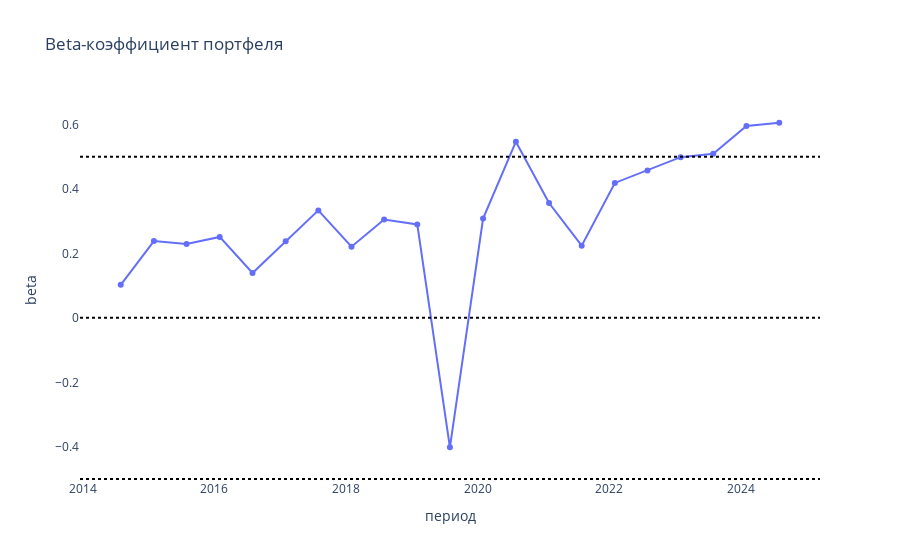

This figure's notebook cell:
### Code cell
fig = go.Figure()
fig.add_trace(go.Scatter(y=data_portfel["beta"], x=data_portfel["period"], mode="lines+markers", name="Разница прогнозов, %"))
fig.add_hline(y=0, line_color='black', line_width=2, line_dash='dot')
fig.add_hline(y=0.5, line_color='black', line_width=2, line_dash='dot')
fig.add_hline(y=-0.5, line_color='black', line_width=2, line_dash='dot')
fig.update_layout(
        title="Beta-коэффициент портфеля",
        xaxis_title="период",
        yaxis_title="beta",
        plot_bgcolor="white",
        xaxis=dict(showgrid=True),
        yaxis=dict(showgrid=True),
    )
fig.show()

### Figure 1 — Plotly figure (JSON) as saved in the notebook; plotly's stock layout.template omitted (floating-point values rounded to 4 significant figures)
{"data": [{"mode": "lines+markers", "name": "Разница прогнозов, %", "type": "scatter", "x": ["2014-07-31", "2015-01-31", "2015-07-31", "2016-01-31", "2016-07-31", "2017-01-31", "2017-07-31", "2018-01-31", "2018-07-31", "2019-01-31", "2019-07-31", "2020-01-31", "2020-07-31", "2021-01-31", "2021-07-31", "2022-01-31", "2022-07-31", "2023-01-31", "2023-07-31", "2024-01-31", "2024-07-31"], "y": [0.1026, 0.2383, 0.2292, 0.2511, 0.1393, 0.2375, 0.3335, 0.2208, 0.3049, 0.2899, -0.4017, 0.308, 0.5466, 0.3562, 0.224, 0.4187, 0.4576, 0.4986, 0.5094, 0.5954, 0.6055]}], "layout": {"plot_bgcolor": "white", "shapes": [{"line": {"color": "black", "dash": "dot", "width": 2}, "type": "line", "x0": 0, "x1": 1, "xref": "x domain", "y0": 0, "y1": 0, "yref": "y"}, {"line": {"color": "black", "dash": "dot", "width": 2}, "type": "line", "x0": 0, "x1": 1, "xref": "x domain", "y0": 0.5, "y1": 0.5, "yref": "y"}, {"line": {"color": "black", "dash": "dot", "width": 2}, "type": "line", "x0": 0, "x1": 1, "xref": "x domain", "y0": -0.5, "y1": -0.5, "yref": "y"}], "title": {"text": "Beta-коэффициент портфеля"}, "xaxis": {"showgrid": true, "title": {"text": "период"}}, "yaxis": {"showgrid": true, "title": {"text": "beta"}}}}
